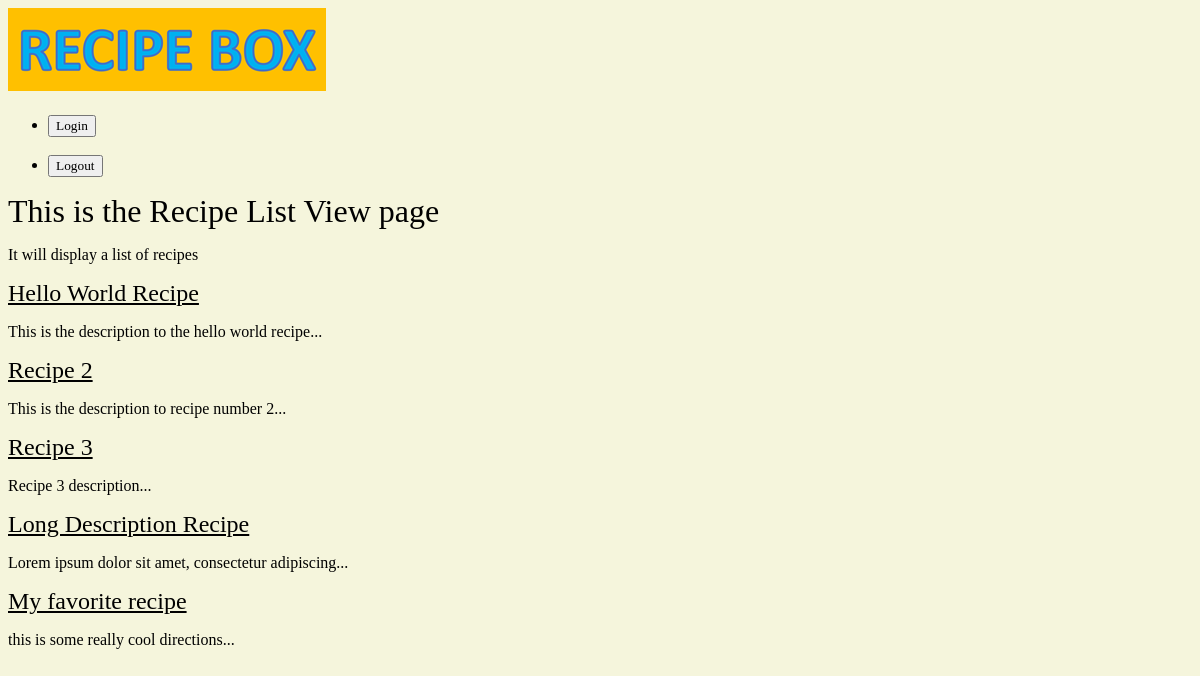
The app's page /recipes/ with its own data.
### recipes/models.py (models this page shows, shortened)
class Recipe(models.Model):
    user = models.ForeignKey(settings.AUTH_USER_MODEL, on_delete=models.CASCADE, default='1',)
    title = models.CharField(max_length=120)
    description = models.TextField(blank=True, null=True, max_length=255)
    directions = models.TextField(blank=True, null=True,)
    timestamp = models.DateTimeField(auto_now_add=True) # automatically input time when record is created
    updated = models.DateTimeField(auto_now=True)
    slug = models.SlugField()
    thumb = models.ImageField(default='default.png', blank=True)
    def snippet(self):
        return self.description[:50] + '...'

### recipes/views.py (the view)
# urls.py: path('', views.recipe_list_view, name='list'),
def recipe_list_view(request):
    recipes = Recipe.objects.all().order_by('timestamp')
    return render(request, 'recipes/recipe_list_view.html', {'recipes':recipes} )

### recipes/templates/recipes/recipe_list_view.html (shortened to what this page needs)
{% extends 'base.html' %}
{% block content %}
    <h1>This is the Recipe List View page</h1>
    <p> It will display a list of recipes </p>
    <div class="recipes">
        {% for recipe in recipes %}
        <div class="recipe">
            <h2><a href="{% url 'recipes:detail' slug=recipe.slug %}">{{ recipe.title }}</a></h2>
            <p>{{ recipe.snippet }}</p>
        </div>
        {% endfor %}
    </div>
{% endblock content %}

### assets/styles.css (style rules this page uses)
body { background-color: beige; background-repeat: no-repeat; color: #000; }
body * { font-family: Ubuntu; }
h1, h2, h3, h4, h5 { font-weight: normal; margin: 0; }
a, a:hover, a:visited { color: #000; text-decoration: underline; }
p { size: 24px; }

### records on screen
Recipe: title "Hello World Recipe", snippet "This is the description to the hello world recipe..."
Recipe: title "Recipe 2", snippet "This is the description to recipe number 2..."
Recipe: title "Recipe 3", snippet "Recipe 3 description..."
Recipe: title "Long Description Recipe", snippet "Lorem ipsum dolor sit amet, consectetur adipiscing..."
Recipe: title "My favorite recipe", snippet "this is some really cool directions..."
